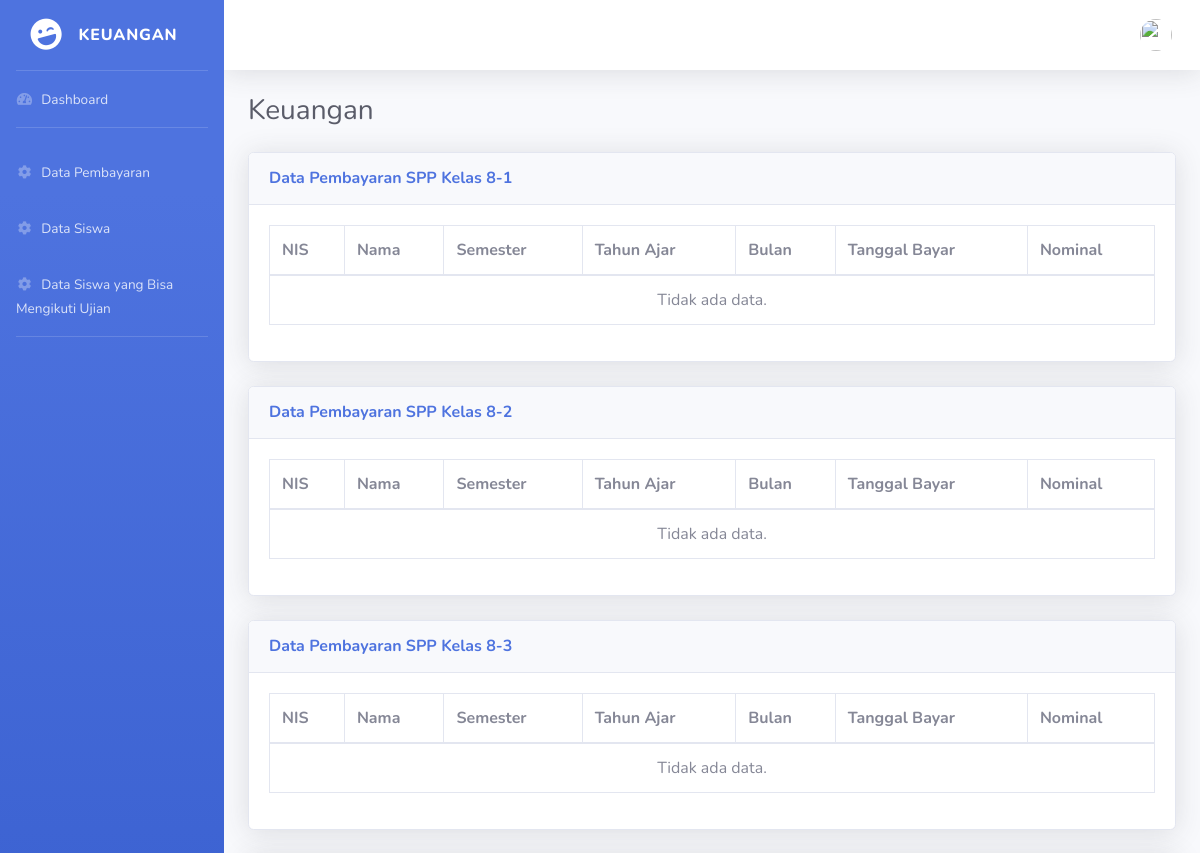
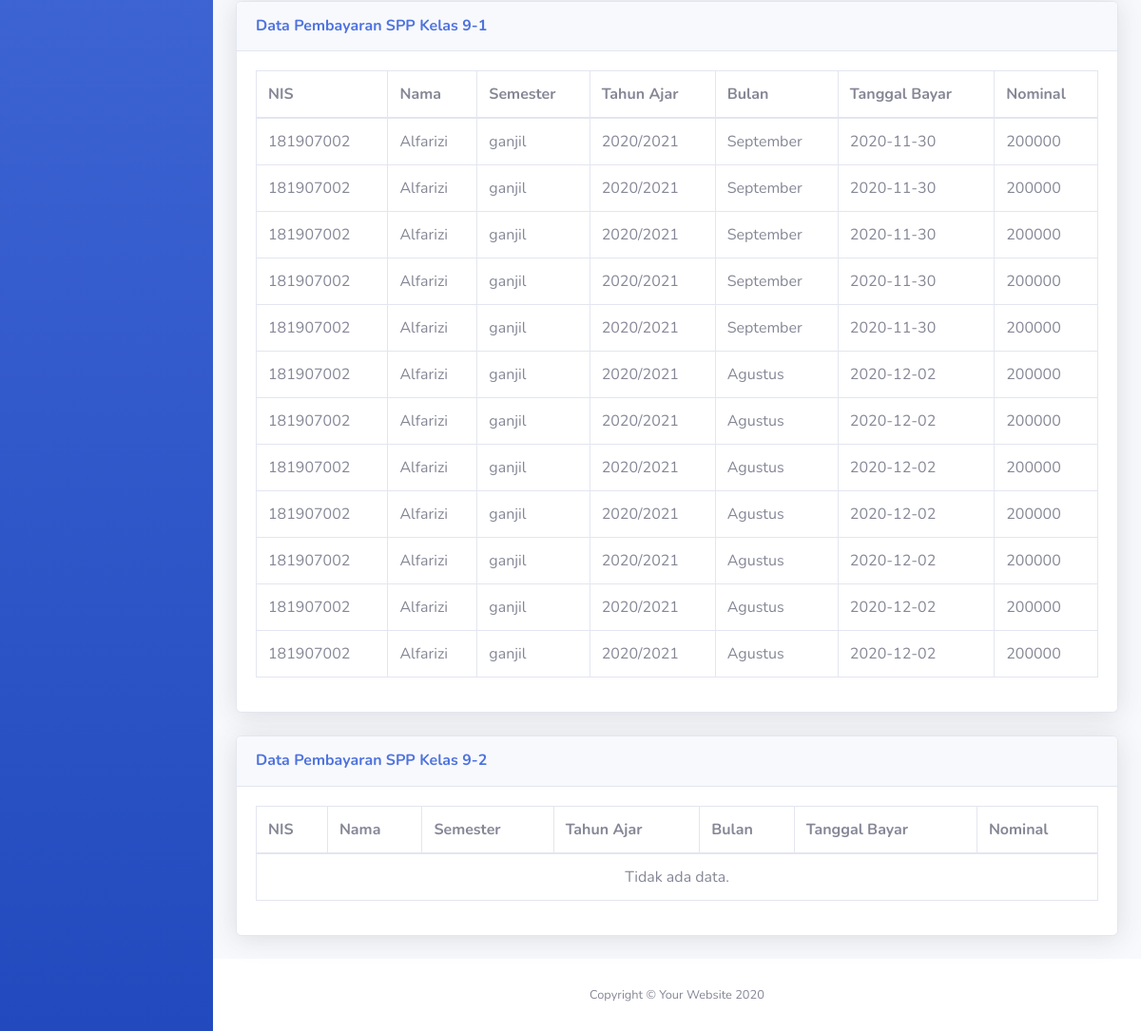
Screenshot of /keuangan/bayar.php (signed in) with the database file from the repository (2 pictures, top to bottom).
### tables this page shows
CREATE TABLE `bayar` (
  `id_bayar` int(11) NOT NULL,
  `tahun_ajar` varchar(9) NOT NULL,
  `semester` varchar(6) NOT NULL,
  `bulan` varchar(9) NOT NULL,
  `tanggal_bayar` date NOT NULL,
  `alokasi` varchar(3) NOT NULL,
  `nis` varchar(9) NOT NULL,
  `nominal` int(11) NOT NULL
);

CREATE TABLE `siswa` (
  `nis` varchar(9) NOT NULL,
  `id_kelas` int(11) NOT NULL,
  `nama` varchar(30) NOT NULL,
  `tgl_lahir` date NOT NULL,
  `Agama` varchar(10) NOT NULL,
  `saldo` int(11) NOT NULL
);

### keuangan/bayar.php (the view, shortened to what this page needs)
<?php
  include 'header.php';
  $nama_kelas = [];
?>
<!DOCTYPE html>
<html lang="en">
<head>
  <link href="../vendor/fontawesome-free/css/all.min.css" rel="stylesheet" type="text/css">
  <link href="../css/sb-admin-2.min.css" rel="stylesheet">
</head>
<body id="page-top">
  <div id="wrapper">
    <div id="content-wrapper" class="d-flex flex-column">
      <div id="content">
        <div class="container-fluid">
          <h1 class="h3 mb-4 text-gray-800">Keuangan</h1>
          <?php
            $sql = "SELECT * FROM kelas
                    ORDER BY nama_kelas ASC";
            $res = mysqli_query($link,$sql);
            $ketemu = mysqli_num_rows($res);
            if($ketemu){
              $jml_kelas = 0;
              foreach($res as $data){
                array_push($nama_kelas, $data["nama_kelas"]);
              }
              while($jml_kelas < $ketemu){
                $sql="SELECT bayar.*,siswa.nama
                    FROM bayar
                    INNER JOIN siswa
                      ON bayar.nis = siswa.nis
                    INNER JOIN kelas
                      ON siswa.id_kelas = kelas.id_kelas
                    WHERE kelas.nama_kelas = '$nama_kelas[$jml_kelas]'
                    ORDER BY nama ASC, tanggal_bayar ASC, bulan ASC";
                $res=mysqli_query($link,$sql);
                $found=mysqli_num_rows($res);
          ?>
          <div class="card shadow mb-4">
            <div class="card-header py-3">
              <h6 class="m-0 font-weight-bold text-primary">Data Pembayaran SPP Kelas <?php echo $nama_kelas[$jml_kelas]; ?></h6>
            </div>
            <div class="card-body">
              <div class="table-responsive">
                <table class="table table-bordered" id="dataTable<?php echo $nama_kelas[$jml_kelas]; ?>" width="100%" cellspacing="0">
                  <thead>
                    <tr>
                      <th>NIS</th>
                      <th>Nama</th>
                      <th>Semester</th>
                      <th>Tahun Ajar</th>
                      <th>Bulan</th>
                      <th>Tanggal Bayar</th>
                      <th>Nominal</th>
                    </tr>
                  </thead>
                  <tbody>
                    <?php
                      if($found){
                        foreach($res as $data){
                          ?>
                            <tr>
                              <td><?php echo "$data[nis]"; ?></td>
                              <td><?php echo "$data[nama]"; ?></td>
                              <td><?php echo "$data[semester]"; ?></td>
                              <td><?php echo "$data[tahun_ajar]"; ?></td>
                              <td><?php echo "$data[bulan]"; ?></td>
                              <td><?php echo "$data[tanggal_bayar]"; ?></td>
                              <td><?php echo "$data[nominal]"; ?></td>
                          <?php
                        }
                      }else{?>
                        <tr><td colspan="7"><center>Tidak ada data.</td><center></tr><?php
                      }
                    ?>
                  </tbody>
                </table>
              </div>
            </div>
          </div>
          <?php
                $jml_kelas++;
              }
            }
          ?>
        </div>
      </div>
    </div>
  </div>
</body>
</html>

### rows the page displays
bayar: nis "181907002", nis.nama "Alfarizi", semester "ganjil", tahun_ajar "2020/2021", bulan "September", tanggal_bayar "2020-11-30", nominal "200000"
bayar: nis "181907002", nis.nama "Alfarizi", semester "ganjil", tahun_ajar "2020/2021", bulan "September", tanggal_bayar "2020-11-30", nominal "200000"
bayar: nis "181907002", nis.nama "Alfarizi", semester "ganjil", tahun_ajar "2020/2021", bulan "September", tanggal_bayar "2020-11-30", nominal "200000"
bayar: nis "181907002", nis.nama "Alfarizi", semester "ganjil", tahun_ajar "2020/2021", bulan "September", tanggal_bayar "2020-11-30", nominal "200000"
bayar: nis "181907002", nis.nama "Alfarizi", semester "ganjil", tahun_ajar "2020/2021", bulan "September", tanggal_bayar "2020-11-30", nominal "200000"
bayar: nis "181907002", nis.nama "Alfarizi", semester "ganjil", tahun_ajar "2020/2021", bulan "Agustus", tanggal_bayar "2020-12-02", nominal "200000"
bayar: nis "181907002", nis.nama "Alfarizi", semester "ganjil", tahun_ajar "2020/2021", bulan "Agustus", tanggal_bayar "2020-12-02", nominal "200000"
bayar: nis "181907002", nis.nama "Alfarizi", semester "ganjil", tahun_ajar "2020/2021", bulan "Agustus", tanggal_bayar "2020-12-02", nominal "200000"
bayar: nis "181907002", nis.nama "Alfarizi", semester "ganjil", tahun_ajar "2020/2021", bulan "Agustus", tanggal_bayar "2020-12-02", nominal "200000"
bayar: nis "181907002", nis.nama "Alfarizi", semester "ganjil", tahun_ajar "2020/2021", bulan "Agustus", tanggal_bayar "2020-12-02", nominal "200000"
bayar: nis "181907002", nis.nama "Alfarizi", semester "ganjil", tahun_ajar "2020/2021", bulan "Agustus", tanggal_bayar "2020-12-02", nominal "200000"
bayar: nis "181907002", nis.nama "Alfarizi", semester "ganjil", tahun_ajar "2020/2021", bulan "Agustus", tanggal_bayar "2020-12-02", nominal "200000"

### other values shown
$nama_kelas[$jml_kelas] "8-1"
$nama_kelas[$jml_kelas] "8-2"
$nama_kelas[$jml_kelas] "8-3"
$nama_kelas[$jml_kelas] "9-1"
$nama_kelas[$jml_kelas] "9-2"
